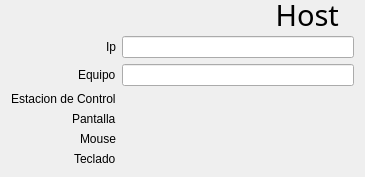
<?xml version="1.0" encoding="UTF-8"?>
<ui version="4.0">
 <class>Cliente</class>
 <widget class="QMainWindow" name="Cliente">
  <property name="geometry">
   <rect>
    <x>0</x>
    <y>0</y>
    <width>365</width>
    <height>174</height>
   </rect>
  </property>
  <property name="minimumSize">
   <size>
    <width>0</width>
    <height>0</height>
   </size>
  </property>
  <property name="maximumSize">
   <size>
    <width>700</width>
    <height>16777215</height>
   </size>
  </property>
  <property name="windowTitle">
   <string>Cliente</string>
  </property>
  <widget class="QWidget" name="centralWidget">
   <layout class="QVBoxLayout" name="verticalLayout">
    <property name="topMargin">
     <number>0</number>
    </property>
    <item>
     <widget class="QLabel" name="label">
      <property name="sizePolicy">
       <sizepolicy hsizetype="Preferred" vsizetype="Preferred">
        <horstretch>0</horstretch>
        <verstretch>30</verstretch>
       </sizepolicy>
      </property>
      <property name="maximumSize">
       <size>
        <width>16777215</width>
        <height>30</height>
       </size>
      </property>
      <property name="font">
       <font>
        <family>Space Age</family>
        <pointsize>22</pointsize>
       </font>
      </property>
      <property name="text">
       <string>Host  </string>
      </property>
      <property name="alignment">
       <set>Qt::AlignRight|Qt::AlignTrailing|Qt::AlignVCenter</set>
      </property>
     </widget>
    </item>
    <item>
     <layout class="QFormLayout" name="formLayout">
      <property name="labelAlignment">
       <set>Qt::AlignRight|Qt::AlignTrailing|Qt::AlignVCenter</set>
      </property>
      <item row="0" column="0">
       <widget class="QLabel" name="label_2">
        <property name="text">
         <string>Ip</string>
        </property>
       </widget>
      </item>
      <item row="1" column="0">
       <widget class="QLabel" name="label_3">
        <property name="text">
         <string>Equipo</string>
        </property>
       </widget>
      </item>
      <item row="2" column="0">
       <widget class="QLabel" name="label_4">
        <property name="text">
         <string>Estacion de Control</string>
        </property>
       </widget>
      </item>
      <item row="3" column="0">
       <widget class="QLabel" name="label_5">
        <property name="text">
         <string>Pantalla</string>
        </property>
       </widget>
      </item>
      <item row="4" column="0">
       <widget class="QLabel" name="label_6">
        <property name="text">
         <string>Mouse</string>
        </property>
       </widget>
      </item>
      <item row="5" column="0">
       <widget class="QLabel" name="label_7">
        <property name="text">
         <string>Teclado</string>
        </property>
       </widget>
      </item>
      <item row="5" column="1">
       <widget class="wInfoView" name="wFlujoTeclado" native="true"/>
      </item>
      <item row="4" column="1">
       <widget class="wInfoView" name="wFlujoMouse" native="true"/>
      </item>
      <item row="3" column="1">
       <widget class="wInfoView" name="wFlujoDisplay" native="true"/>
      </item>
      <item row="0" column="1">
       <widget class="QLineEdit" name="txtIp">
        <property name="readOnly">
         <bool>true</bool>
        </property>
       </widget>
      </item>
      <item row="1" column="1">
       <widget class="QLineEdit" name="txtEquipo">
        <property name="readOnly">
         <bool>true</bool>
        </property>
       </widget>
      </item>
      <item row="2" column="1">
       <widget class="wInfoView" name="wEstacionControl" native="true"/>
      </item>
     </layout>
    </item>
   </layout>
  </widget>
 </widget>
 <layoutdefault spacing="6" margin="11"/>
 <customwidgets>
  <customwidget>
   <class>wInfoView</class>
   <extends>QWidget</extends>
   <header>winfoview.h</header>
   <container>1</container>
  </customwidget>
 </customwidgets>
 <resources/>
 <connections/>
</ui>
